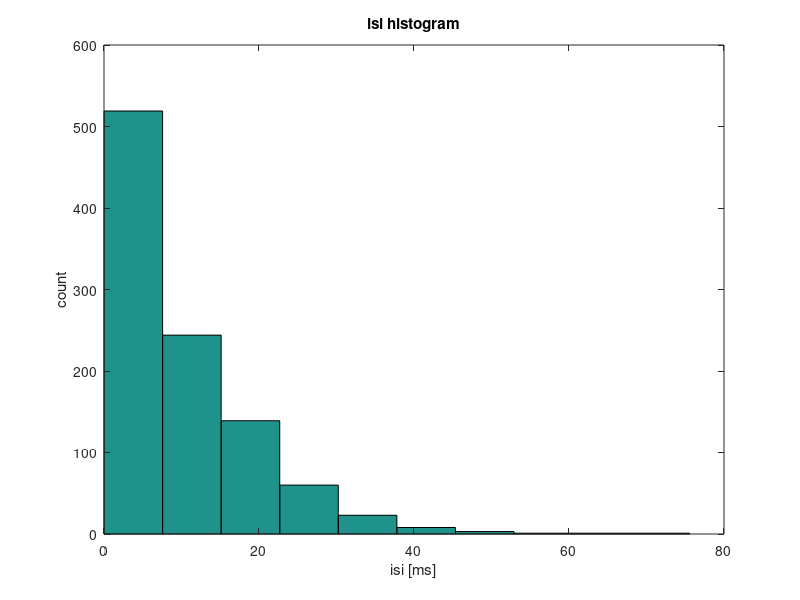

Write MATLAB code to recreate this figure. (Note: this script raises an error after producing the figure.)
% Hints for exercise 3 of AAND
% 
% %
% author: Mirko Dietrich
% date: 8 May 2009
% 
% 
% NAME: 
% Student ID number: 328984
% I co-operated with: 
% I used some __ hours doing this exercise
% 
% 
% % You are welcome to use this code as a basis for your solution. 
% % Please send your solution 
% % to p.kuokkanen@biologie.hu-berlin.de 
%
% % by Wed 13 May 2009
% 
% 
% 
function Hints3

clear

% generate Poisson spike trains


load PoissonSpikeTrains.mat

% if you want to play around with the parameters of the Poisson spike
% train, you can also uncomment the next two rows (and, accordingly,
% comment the one above)

% generatePoissonTrains;
% load MyPoissonSpikeTrains.mat



%% Problem 1. Homogeneous Poisson process

% a) calculate the interspike intervals form the spike times. Note that the
% first ISI is relative to time point 0
% Include a plot of the histogram.
isi = diff(SpikeTimes);
hist(isi);
ylabel('count');
xlabel('isi [ms]');
title('isi histogram');


% b) write functions to determine 
disp(CV(isi));
disp(F(SpikeTimes, 100, 10000));

% c) as well as a function determining
%       * autocorrelation: C = Auto(SpikeTimes, dt)
% where dt = 0.1;
% and tau = -100:dt:100; is the time span you want to calculate the
% correlations for.

% please remember to scale all the results correctly and name all the axis. 
% Only this way you can see whether your result makes sense at all!
%
% C(tau) should have loads of  values around 0 Hz and a peak at 0 ms to
% approximately 5*10^-3. Which units does this autocorrelation function
% have?
dt = 0.1;
c = Auto(SpikeTimes, dt);
n = length(c);
tau_range = int32(n/2 - 100/dt:dt:n/2 + 100/dt);

bar(tau_range-min(tau_range)-1000, c(tau_range));

% your CV and Fano factor may deviate from the theoretical value (1). Why?

%% Problem 1. Inhomogeneous Poisson process

% construct and plot ISIs and ISI distribution

% use previously written functions CV(ISI), FF(SpikeTimes) and
% Auto(SpikeTimes, dt) to save some time. You don't have to write everything
% twice, do you?

% How come the tail of the ISI histogram looks different from the histogram
% in the homogeneous case?


%%
%% Poisson process with refractoriness, a new figure
figure(2); clf


%% Poisson process with absolute refractory period

% construct and plot ISIs and ISI distribution for all r

% compute the effective firing rate and plot r_eff against r

% use previously written functions CV(ISI), FF(SpikeTimes) and
% Auto(SpikeTimes, dt) to save some time. This time you might have to work
% column-wise through different driving rates, depending how you wrote your
% functions.

% plot CV and FF (optionally in the same subplot) as a function of r_eff

% construct and plot autocorrelation functions (but please, not in the 
% same subplot!)





%% %%%%%%%%%%%%%%%%%%%%%%%%%%%%%%%%%%%%%%%%%%%%%%%%%

clear all

%% Problem 3

load c1p8

figure(3); clf

% first, calculate spike-triggered average
% caution, the STA runs into the wrong time-direction if you calculate it with
% xcorr, so please name your axis accordingly


end




%%%%%%%%%%%%%%%%%%%%%%%%%%%%


function res = CV(isi)
    res = std(isi)/mean(isi);
end

function res = F(isi, binsize, T)
    n = hist(isi, T/binsize);
    res = var(n)/mean(n);        
end

function c = Auto(SpikeTimes, dt)
    if size(SpikeTimes,1) > size(SpikeTimes,2)
        SpikeTimes = SpikeTimes';
    end
    N_bins  = ceil(max(SpikeTimes)/dt);
    M1      = length(SpikeTimes);
    D       = ones(M1,1)*SpikeTimes - SpikeTimes'*ones(1,M1);
    D       = D(:);
    c       = hist(D,N_bins);
    c(c==max(c)) = 0;
end













